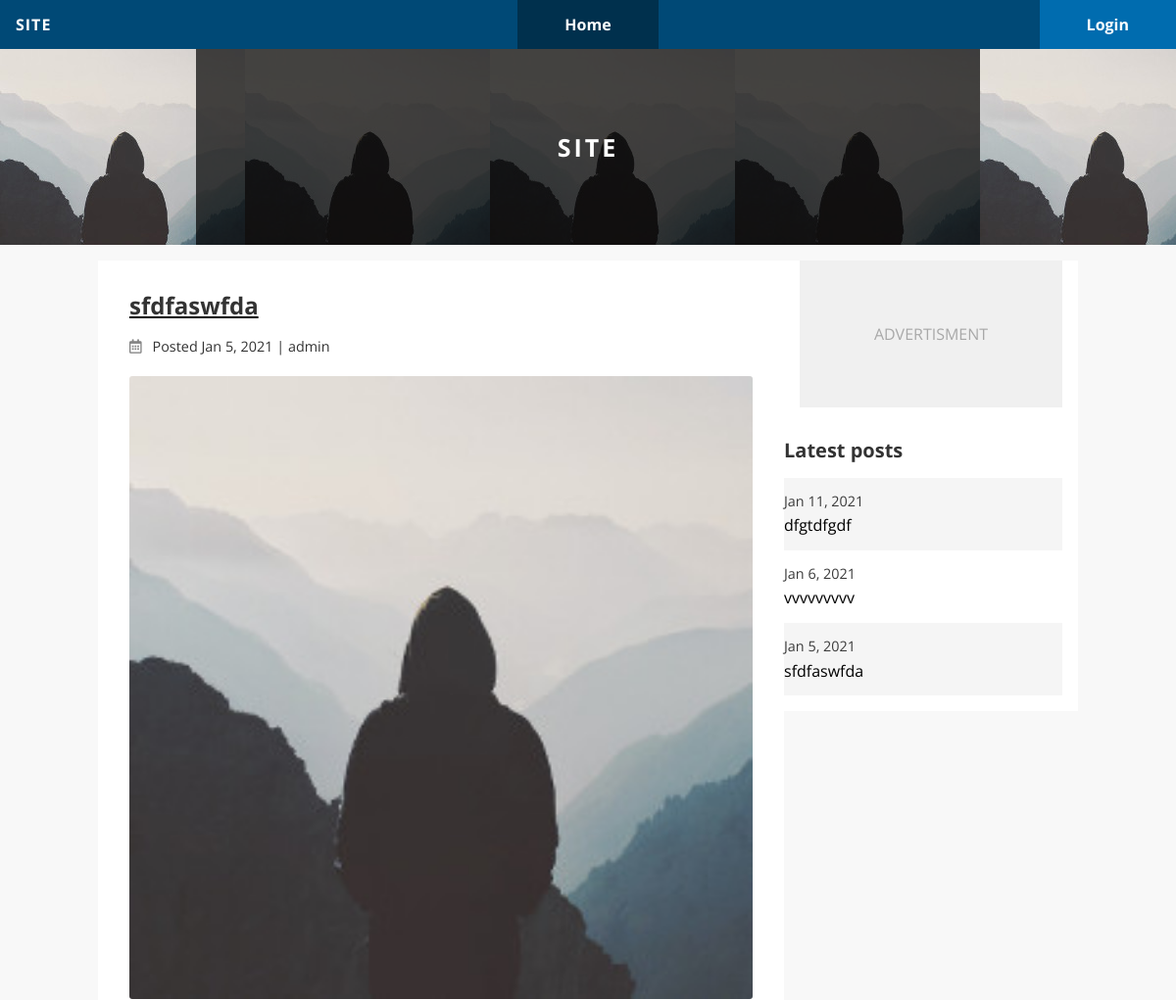
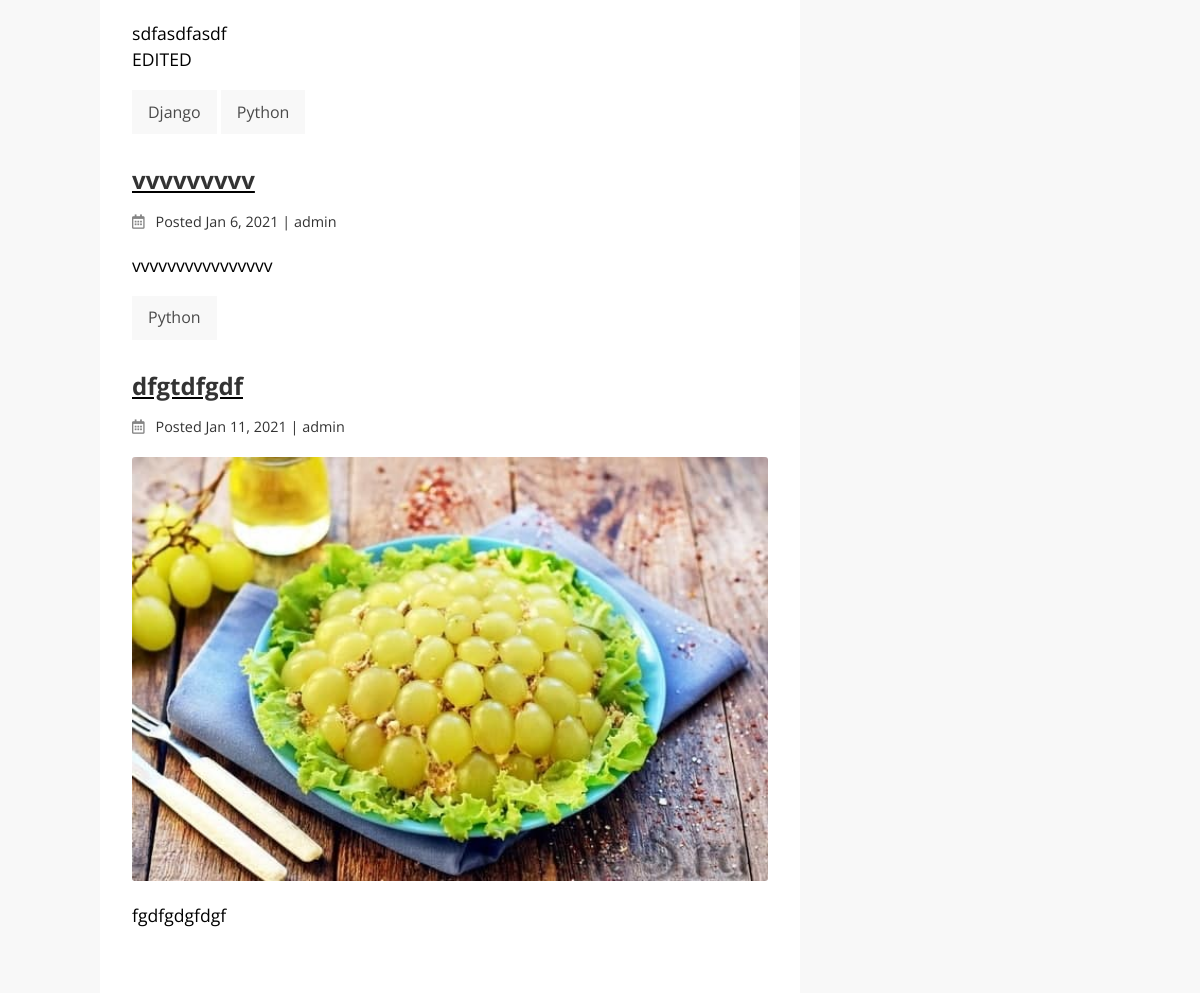
Page /?page=2 on the earlier database version (2 pictures, top to bottom).
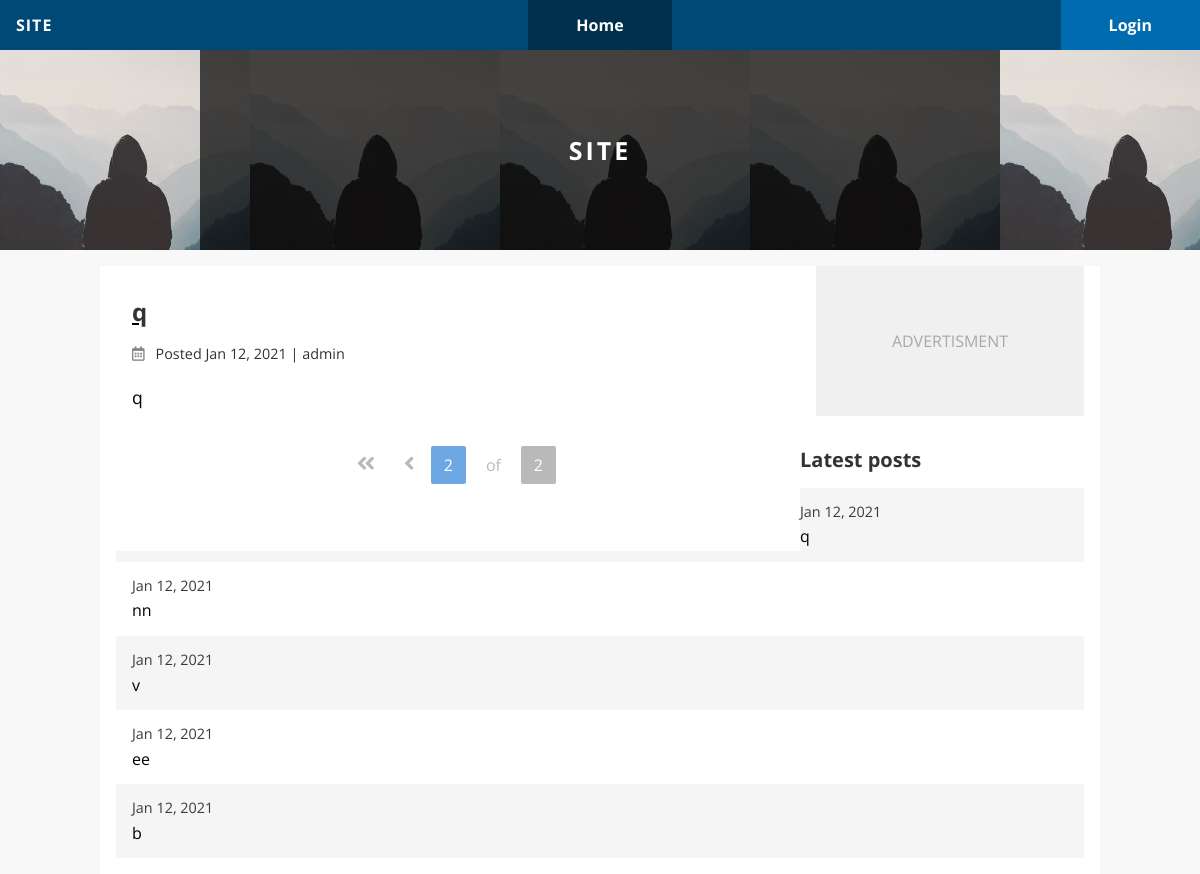
Same page on the later database version.
### blog/models.py (models this page shows, shortened)
class Post(models.Model):
    title = models.CharField(default='', max_length=255)
    body = models.TextField(default='', blank=True)
    slug = models.SlugField(default='', blank=True, max_length=255)
    date = models.DateTimeField(auto_now_add=True,
                                null=True)
    updated = models.DateTimeField(auto_now=True,
                                   null=True)
    author = models.ForeignKey(User,
                               null=True,
                               blank=True,
                               on_delete=models.CASCADE)
    tags = TaggableManager()
    image = models.ImageField(default='',
                              blank=True,
                              upload_to='images')
    image_thumbnail = ImageSpecField(source='image',
                                     processors=[ResizeToFill(700, 150)],
                                     format='JPEG',
                                     options={'quality': 60})
    def __str__(self):
        return self.title
    def get_absolute_url(self):
        return reverse('blog:detail',
                       args=[str(self.slug)])

### blog/views.py (the view)
# urls.py: 2. Add a URL to urlpatterns:  path('', views.home, name='home')
def home(request, tag=None):
    tag_obj = None
    if not tag:
        posts = Post.objects.all()
    else:
        tag_obj = get_object_or_404(Tag, slug=tag)
        posts = Post.objects.filter(tags__in=[tag_obj])
    paginator = Paginator(posts, 10)
    page = request.GET.get('page')
    posts = paginator.get_page(page)
    return render(request, 'home.html',
                  {'section': 'home',
                   'posts': posts,
                   'tag': tag_obj
                   })

### blog/context_processors.py (called while the page is built)
def latest_posts(request):
    posts = Post.objects.filter().order_by('-date')[:5]
    return {'latest_posts': posts}

### templates/home.html (shortened to what this page needs)
{% extends "base.html" %}
{% block content %}
    {% for post in posts %}
        {% include 'blog/_post.html' with post=post %}
    {% endfor %}
    {% include '_pagination.html' with items=posts %}
{% endblock %}

### templates/blog/_post.html (shortened to what this page needs)
<div class="post">
    {% if section == 'blog_detail' %}
        <h1 class="post-title">{{ post }}</h1>
    {% else %}
        <a href="{{ post.get_absolute_url }}">
            <h2 class="post-title">{{ post }}</h2>
        </a>
    {% endif %}
    <div class="post-meta">
        <i class="post-date-icon far fa-calendar-alt post-date-icon"></i>
        <span class="post-date-value">Posted {{ post.date|date:"M j, Y" }}</span> |
        <span class="post-author"> {{ post.author }}</span>
    </div>
    {% if post.image %}
        <img class="post-image" src="{{ post.image_thumbnail.url }}">
    {% endif %}
    <div class="post-body">
        {% if section == 'blog_detail' %}
            {{ post.body|linebreaks }}
        {% else %}
            {{ post.body|truncatechars:300|linebreaks }}
        {% endif %}
    </div>
    <div class="post-tags">
        {% for tag in post.tags.all %}
            <a class="post-tags-tag" href="{% url 'blog:posts_by_tag' tag.slug %}" >{{ tag }}</a>
        {% endfor %}
    </div>
</div>

### templates/blog/_post_list.html
<div class="post-list">
    <h2 class="post-list-heading">{{ heading }}</h2>
    {% for post in latest_posts %}
        <a href="{{ post.get_absolute_url }}" class="post-list-link {% cycle 'odd' 'even' %}">
            <div class="post-list-date">{{ post.date|date:"M j, Y" }}</div>
            <div class="post-list-title">{{ post.title|truncatechars:20 }}</div>
        </a>
    {% endfor %}
</div>

Differences in the rows shown:
no longer on this page (row unchanged): Post: title "sfdfaswfda", date "Jan 5, 2021", author "admin", image_thumbnail (placeholder picture), body "sdfasdfasdf EDITED"
no longer on this page (row unchanged): Tag: name "Django", shown under "sfdfaswfda"
no longer on this page (row unchanged): Tag: name "Python"
no longer on this page (row unchanged): Post: title "vvvvvvvvv", date "Jan 6, 2021", author "admin", body "vvvvvvvvvvvvvvvv"
no longer on this page (row unchanged): Post: title "dfgtdfgdf", date "Jan 11, 2021", author "admin", image_thumbnail (picture), body "fgdfgdgfdgf"
added Post: title "q", date "Jan 12, 2021", author "admin", body "q"
added Post: date "Jan 12, 2021", title "nn", shown under "Latest posts"
added Post: date "Jan 12, 2021", title "v", shown under "Latest posts"
added Post: date "Jan 12, 2021", title "ee", shown under "Latest posts"
added Post: date "Jan 12, 2021", title "b", shown under "Latest posts"
Other differences:
{{ posts.number }}: (not shown) → "2"
{{ posts.paginator.num_pages }}: (not shown) → "2"
text now shown: "of"
